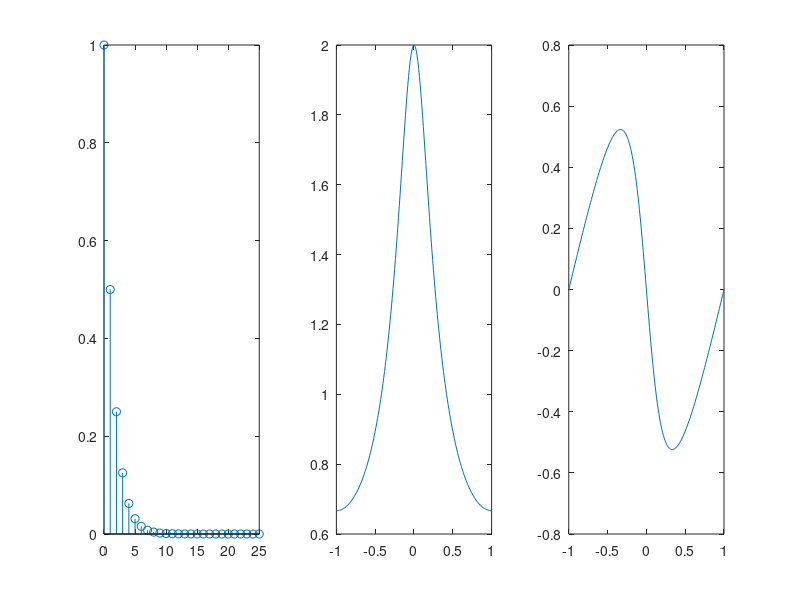

The MATLAB script that drew this image:
n=0:25;
x=(0.5).^n;

subplot(1,3,1);stem(n,x);

M=100;
w=(-M:M)/M*pi;
X=(exp(1i*w)./(exp(1i*w)-0.5));

subplot(1,3,2);plot(w/pi,abs(X));
subplot(1,3,3);plot(w/pi,angle(X));
